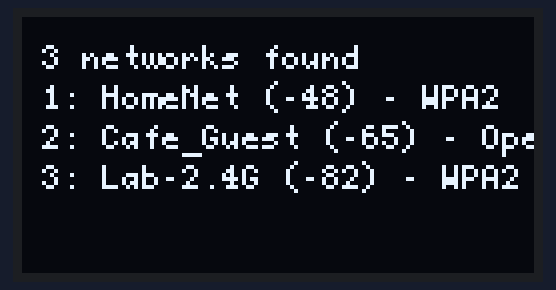
Recording of a sketch running on a simulated ESP32. Parts: 128×64 one-colour display. A WiFi scan finds three made-up networks.

Above: at 3.2 s.

The sketch:

network.ino
```cpp
#include <Arduino.h>
#include <Wire.h>
#include <U8g2lib.h>
#include <WiFi.h>

const int x = 5;
const int y = 13;

U8G2_SSD1306_128X64_NONAME_F_SW_I2C
u8g2(U8G2_R0, 22, 21, U8X8_PIN_NONE);

void print(int x, int y, char str[])
{
    u8g2.clearBuffer();
    u8g2.setFont(u8g2_font_profont10_mr);
    u8g2.drawStr(x, y, str);
    u8g2.sendBuffer();
}

void setup()
{
    u8g2.begin();

    WiFi.mode(WIFI_STA); // Optional
    WiFi.disconnect();

    print(x, y, "Setup Done");
    delay(1000);
}

String findEncrypt(int ssid)
{
    if (WiFi.encryptionType(ssid) == WIFI_AUTH_OPEN)
    {
        return "Open";
    }
    else if (WiFi.encryptionType(ssid) == WIFI_AUTH_WEP)
    {
        return "WEP";
    }
    else if (WiFi.encryptionType(ssid) == WIFI_AUTH_WPA_PSK)
    {
        return "WPA";
    }
    else if (WiFi.encryptionType(ssid) == WIFI_AUTH_WPA2_PSK)
    {
        return "WPA2";
    }
    else if (WiFi.encryptionType(ssid) == WIFI_AUTH_WPA_WPA2_PSK)
    {
        return "WPA WPA2";
    }
    else if (WiFi.encryptionType(ssid) == WIFI_AUTH_WPA2_ENTERPRISE)
    {
        return "Enterprise";
    }
}

void loop()
{
    // Check if the button is pressed
    int n = WiFi.scanNetworks();
    if (n == 0)
    {
        u8g2.clearBuffer();
        u8g2.setFont(u8g2_font_profont10_mr);
        u8g2.drawStr(x, y, "No networks found");
    }
    else
    {
        u8g2.clearBuffer();
        u8g2.setFont(u8g2_font_profont10_mr);
        String str = String(n) + " networks found";
        u8g2.drawStr(x, y, str.c_str());
        for (int i = 0; i < n; ++i)
        {
            // Print SSID and RSSI for each network found
            String secured = findEncrypt(i);
            String str = String(i + 1) + ": " + WiFi.SSID(i) + " (" + WiFi.RSSI(i) + ") - " + secured;
            int y2 = y + 10 + (10 * i);
            u8g2.drawStr(x, y2, str.c_str());
            delay(10);
        }
    }
    u8g2.sendBuffer();
    // Wait a bit before checking the button state again
    delay(2000);
}
```
